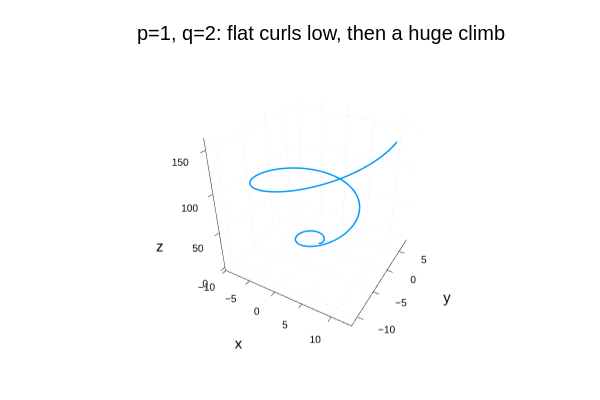

Notebook source saved alongside this figure:
### Markdown cell above
### $p=1,\ q=2$ — pancake start, rocket finish
Early on, $t^2$ is tiny, so the first loops happen while the curve has barely lifted —
they sit **squashed near the bottom**. Later, $t^2$ explodes and the curve races upward.

### Code cell
plot3d(t .* cos.(t), t .* sin.(t), t .^ 2,
    lw = 3, legend = false, title = "p=1, q=2: flat curls low, then a huge climb",
    xlabel = "x", ylabel = "y", zlabel = "z")

### Figure 1 — Plotly figure (JSON) as saved in the notebook; plotly's stock layout.template omitted (floating-point values rounded to 4 significant figures; data arrays with more than 128 entries replaced by an {"elided": "..."} marker saying what was removed)
{"data": [{"colorbar": {"len": 0.8657, "title": "", "x": 0.9934, "y": 0.5087}, "legendgroup": "y1", "line": {"color": "rgba(0, 154, 250, 1.000)", "dash": "solid", "shape": "linear", "width": 3}, "mode": "lines", "name": "y1", "scene": "scene", "showlegend": true, "type": "scatter3d", "x": {"elided": "800 float values"}, "xaxis": "x", "y": {"elided": "800 float values"}, "yaxis": "y", "z": {"elided": "800 float values"}, "zaxis": "z"}], "layout": {"annotations": [{"font": {"color": "rgba(0, 0, 0, 1.000)", "family": "sans-serif", "size": 20}, "rotation": 0, "showarrow": false, "text": "p=1, q=2: flat curls low, then a huge climb", "x": 0.535, "xanchor": "center", "xref": "paper", "y": 1, "yanchor": "top", "yref": "paper"}], "height": 400, "margin": {"b": 20, "l": 0, "r": 0, "t": 20}, "paper_bgcolor": "rgba(255, 255, 255, 1.000)", "plot_bgcolor": "rgba(255, 255, 255, 1.000)", "scene": {"camera": {"eye": {"x": 1.126, "y": -1.95, "z": 1.3}, "projection": "orthographic"}, "domain": {"x": [0.07647, 0.9934], "y": [0.07581, 0.9415]}, "xaxis": {"gridcolor": "rgba(0, 0, 0, 0.100)", "gridwidth": 0.5, "linecolor": "rgba(0, 0, 0, 1.000)", "mirror": false, "range": [-10.14, 13.23], "showgrid": true, "showline": true, "showticklabels": true, "tickangle": 0, "tickcolor": "rgb(0, 0, 0)", "tickfont": {"color": "rgba(0, 0, 0, 1.000)", "family": "sans-serif", "size": 11}, "tickmode": "array", "ticks": "inside", "ticktext": ["−10", "−5", "0", "5", "10"], "tickvals": [-10, -5, 0, 5, 10], "title": "x", "titlefont": {"color": "rgba(0, 0, 0, 1.000)", "family": "sans-serif", "size": 15}, "type": "-", "visible": true, "zeroline": false, "zerolinecolor": "rgba(0, 0, 0, 1.000)"}, "yaxis": {"gridcolor": "rgba(0, 0, 0, 0.100)", "gridwidth": 0.5, "linecolor": "rgba(0, 0, 0, 1.000)", "mirror": false, "range": [-11.61, 8.485], "showgrid": true, "showline": true, "showticklabels": true, "tickangle": 0, "tickcolor": "rgb(0, 0, 0)", "tickfont": {"color": "rgba(0, 0, 0, 1.000)", "family": "sans-serif", "size": 11}, "tickmode": "array", "ticks": "inside", "ticktext": ["−10", "−5", "0", "5"], "tickvals": [-10, -5, 0, 5], "title": "y", "titlefont": {"color": "rgba(0, 0, 0, 1.000)", "family": "sans-serif", "size": 15}, "type": "-", "visible": true, "zeroline": false, "zerolinecolor": "rgba(0, 0, 0, 1.000)"}, "zaxis": {"gridcolor": "rgba(0, 0, 0, 0.100)", "gridwidth": 0.5, "linecolor": "rgba(0, 0, 0, 1.000)", "mirror": false, "range": [-4.737, 162.7], "showgrid": true, "showline": true, "showticklabels": true, "tickangle": 0, "tickcolor": "rgb(0, 0, 0)", "tickfont": {"color": "rgba(0, 0, 0, 1.000)", "family": "sans-serif", "size": 11}, "tickmode": "array", "ticks": "inside", "ticktext": ["0", "50", "100", "150"], "tickvals": [0, 50, 100, 150], "title": "z", "titlefont": {"color": "rgba(0, 0, 0, 1.000)", "family": "sans-serif", "size": 15}, "type": "-", "visible": true, "zeroline": false, "zerolinecolor": "rgba(0, 0, 0, 1.000)"}}, "showlegend": false, "width": 600}}
